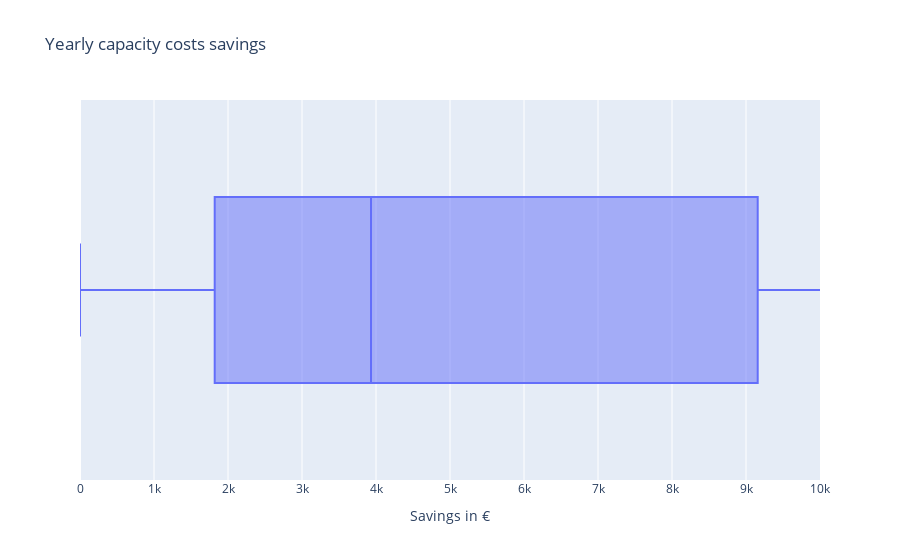

This figure's notebook cell:
### Markdown cell above
## Capacity costs savings

### Code cell
abs_cap_costs_yearly_savings = abs_diff["grid_capacity_costs_eur"].copy()
abs_cap_costs_yearly_savings.name = "Total yearly grid capacity costs savings in %"
print(abs_cap_costs_yearly_savings.describe().drop("count").to_markdown())

total_cap_saving_fig_df = abs_diff.copy()
total_cap_saving_fig_df = total_cap_saving_fig_df.rename(columns={"grid_capacity_costs_eur": "Savings"})
total_cap_savings_fig = px.box(
    data_frame=total_cap_saving_fig_df,
    x="Savings",
    title="Yearly capacity costs savings")
total_cap_savings_fig.update_layout(xaxis_title="Savings in €", yaxis_title="")
total_cap_savings_fig.update_xaxes(range=[0, 10e3])
total_cap_savings_fig.show()

### Figure 1 — Plotly figure (JSON) as saved in the notebook; plotly's stock layout.template omitted (floating-point values rounded to 4 significant figures; data arrays with more than 128 entries replaced by an {"elided": "..."} marker saying what was removed)
{"data": [{"alignmentgroup": "True", "hovertemplate": "Savings=%{x}<extra></extra>", "legendgroup": "", "marker": {"color": "#636efa"}, "name": "", "notched": false, "offsetgroup": "", "orientation": "h", "showlegend": false, "type": "box", "x": {"elided": "1709 float values"}, "x0": " ", "xaxis": "x", "y0": " ", "yaxis": "y"}], "layout": {"boxmode": "group", "legend": {"tracegroupgap": 0}, "title": {"text": "Yearly capacity costs savings"}, "xaxis": {"anchor": "y", "domain": [0, 1], "range": [0, 10000], "title": {"text": "Savings in €"}}, "yaxis": {"anchor": "x", "domain": [0, 1], "title": {"text": ""}}}}
